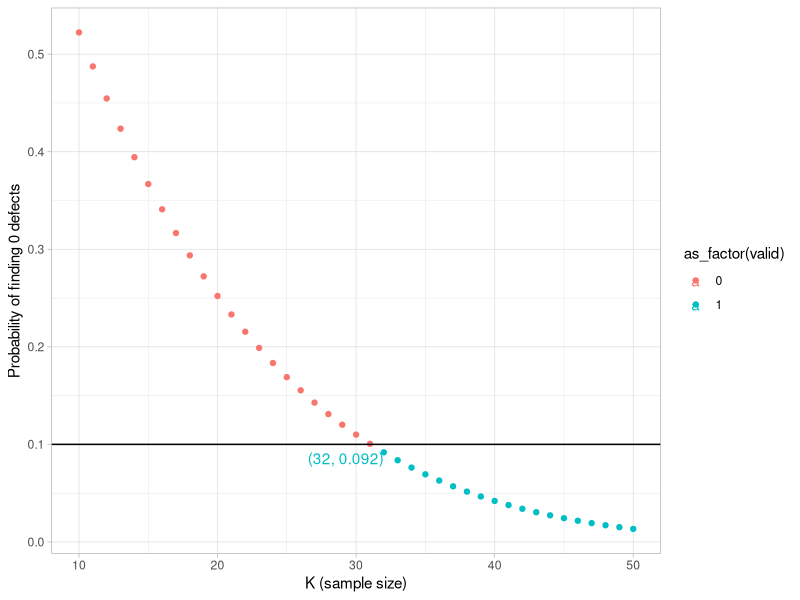

Write the R code that produced this figure.
## ---- chunk 1
knitr::opts_chunk$set(echo = TRUE)
## ---- chunk 2
K <- 10:50  # We will consider the range 10-50 parts
prob <- dhyper(x = 0, m = 6, n = 94, k = K)  # calculate the probability of zero defects for each number in K
valid <- (prob < 0.1) # create a logical vector based on the given condition

A <- as.data.frame( cbind(K, prob, valid) ) # create a data-frame by binding the vectors K, prob, and valid
A
## ---- chunk 3
library(tidyverse)

A %>%
  filter(valid == 1) %>%
  filter(row_number() == 1)
## ---- chunk 4
theme_set(theme_light())

ggplot(A, aes(K, prob, color = as_factor(valid) ) ) +
  geom_point() +
  geom_hline(aes(yintercept = 0.1)) +
  geom_text( aes(label = ifelse(
      K == 32,
      paste0( "(", K, ",", " ", round(prob, 3), ")" ),
      ""
  ), hjust=1, vjust=1)) +    
  labs(
    x = "K (sample size)",
    y = "Probability of finding 0 defects"
  )
